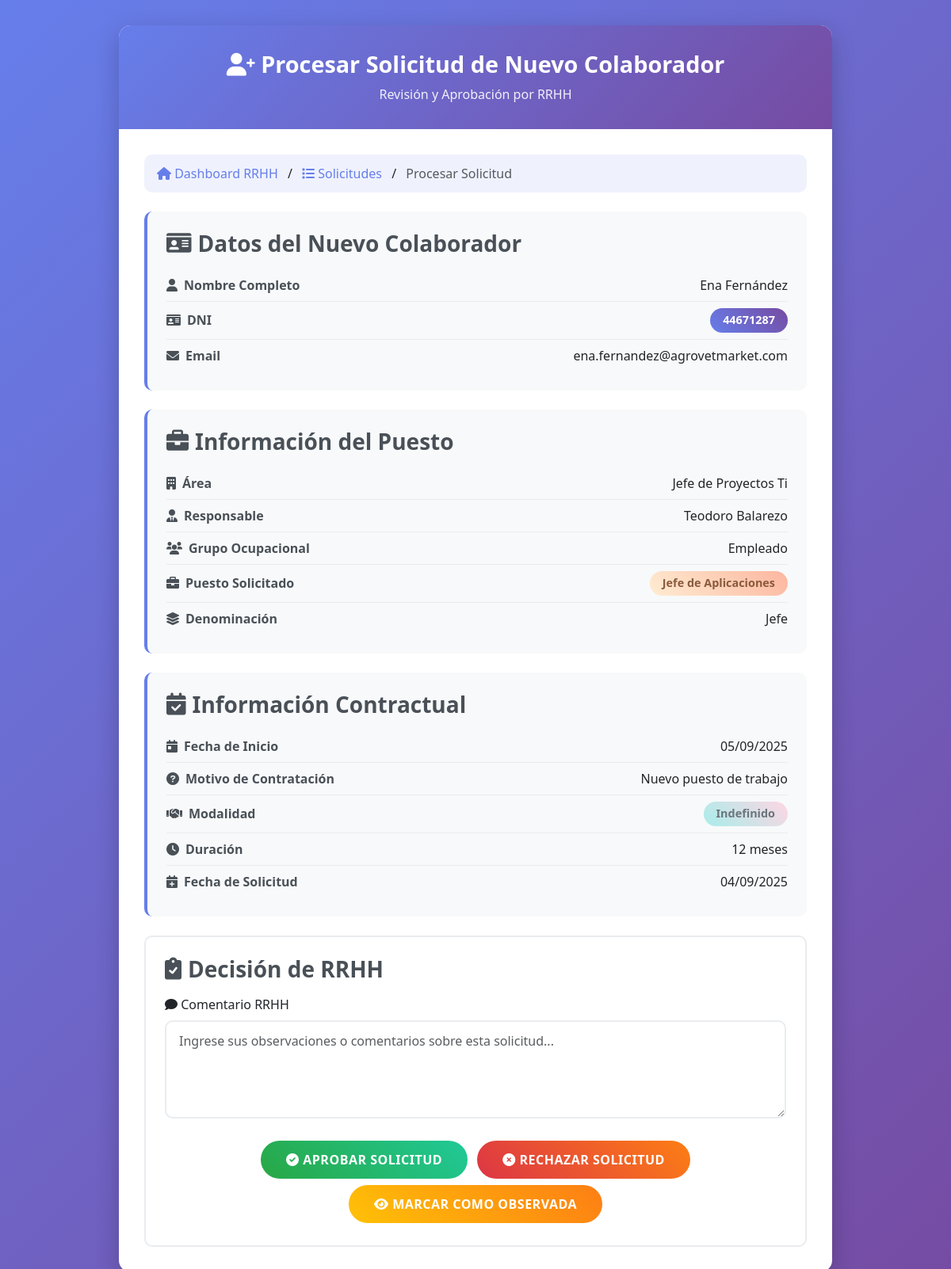
Page /rrhh/colaboradores/2/procesar/ (signed in) on the committed database.
### empleados/models.py (models this page shows, shortened)
class SolicitudNuevoColaborador(models.Model):
    ESTADOS_CHOICES = [
        ('pendiente', 'Pendiente'),
        ('aprobado', 'Aprobado'),
        ('rechazado', 'Rechazado'),
        ('observado', 'Observado'),
    ]
    GRUPO_OCUPACIONAL_CHOICES = [
        ('empleado', 'Empleado'),
        ('practicante', 'Practicante'),
        ('locador', 'Locador de Servicios'),
    ]
    DENOMINACION_PUESTO_CHOICES = [
        ('gerente', 'Gerente'),
        ('sub_gerente', 'Sub gerente'),
        ('jefe', 'Jefe'),
        ('supervisor', 'Supervisor'),
        ('analista', 'Analista'),
        ('coordinador', 'Coordinador'),
    ]
    MOTIVO_CONTRATACION_CHOICES = [
        ('nuevo_puesto', 'Nuevo puesto de trabajo'),
        ('reemplazo_promocion', 'Reemplazo por promoción'),
        ('reemplazo_renuncia', 'Reemplazo por renuncia'),
        ('reemplazo_vencimiento', 'Reemplazo por vencimiento de contrato'),
        ('fallecimiento', 'Fallecimiento'),
        ('otros', 'Otros'),
    ]
    solicitante = models.ForeignKey(
        Empleado, on_delete=models.CASCADE, related_name='solicitudes_nuevo_colaborador'
    )
    area_solicitante = models.CharField(max_length=120)
    fecha_solicitud = models.DateField(auto_now_add=True)
    persona_responsable = models.CharField(max_length=120)
    dni_colaborador = models.CharField(
        max_length=8,
        validators=[validar_dni],
        help_text='DNI del nuevo colaborador (8 dígitos)',
        verbose_name='DNI del Colaborador'
    )
    nombre_colaborador = models.CharField(
        max_length=100,
        verbose_name='Nombre del Colaborador',
        help_text='Nombre completo del nuevo colaborador'
    )
    apellido_colaborador = models.CharField(
        max_length=100,
        verbose_name='Apellido del Colaborador',
        help_text='Apellidos del nuevo colaborador'
    )
    email_colaborador = models.EmailField(
        verbose_name='Email del Colaborador',
        help_text='Correo electrónico del nuevo colaborador'
    )
    fecha_inicio_labores = models.DateField()
    grupo_ocupacional = models.CharField(max_length=20, choices=GRUPO_OCUPACIONAL_CHOICES)
    puesto_a_solicitud = models.CharField(max_length=120)
    denominacion_puesto = models.CharField(max_length=20, choices=DENOMINACION_PUESTO_CHOICES)
    motivo_contratacion = models.CharField(
        max_length=30,
        choices=MOTIVO_CONTRATACION_CHOICES,
        help_text='Seleccione el motivo de la contratación'
    )
    modalidad_contratacion = models.CharField(max_length=120)
    tiempo_meses = models.PositiveIntegerField(validators=[MinValueValidator(1)], help_text='Especificar tiempo (meses)')
    estado = models.CharField(max_length=20, choices=ESTADOS_CHOICES, default='pendiente')
    procesado_por = models.ForeignKey(
        Empleado, on_delete=models.SET_NULL, null=True, blank=True, related_name='solicitudes_nuevo_colaborador_procesadas'
    )
    fecha_resolucion = models.DateTimeField(null=True, blank=True)
    comentario_rrhh = models.TextField(max_length=800, blank=True)
    class Meta:
        ordering = ['-fecha_solicitud']
        verbose_name = 'Solicitud de Nuevo Colaborador'
        verbose_name_plural = 'Solicitudes de Nuevo Colaborador'

### empleados/views.py (the view, shortened to what this page needs)
# urls.py: path('rrhh/colaboradores/<int:solicitud_id>/procesar/', views.procesar_solicitud_nuevo_colaborador_rrhh, name='procesar_solicitud_nuevo_colaborador_rrhh'),
@login_required
def procesar_solicitud_nuevo_colaborador_rrhh(request, solicitud_id: int):
    try:
        empleado = Empleado.objects.get(email=request.user.email)
    except Empleado.DoesNotExist:
        messages.error(request, 'No tienes un perfil de empleado asociado.')
        return redirect('login_empleado')
    if not empleado.es_empleado_rrhh:
        messages.error(request, 'No tienes permisos de RRHH.')
        return redirect('inicio_empleado')
    solicitud = get_object_or_404(SolicitudNuevoColaborador, id=solicitud_id)
    return render(request, 'empleados/procesar_solicitud_nuevo_colaborador.html', {
        'solicitud': solicitud,
        'empleado': empleado,
        'user': request.user
    })

### empleados/models.py (called while the page is built)
    @property
    def es_empleado_rrhh(self):
        return self.es_rrhh

### empleados/templates/empleados/procesar_solicitud_nuevo_colaborador.html (shortened to what this page needs)
<!DOCTYPE html>
<html lang="es">
<head>
  <link rel="stylesheet" href="https://cdn.jsdelivr.net/npm/bootstrap@5.3.2/dist/css/bootstrap.min.css" />
  <link rel="stylesheet" href="https://cdnjs.cloudflare.com/ajax/libs/font-awesome/6.0.0/css/all.min.css" />
</head>
<body>
  <div class="main-container">
    <div class="header-section">
      <h1><i class="fas fa-user-plus"></i> Procesar Solicitud de Nuevo Colaborador</h1>
      <p>Revisión y Aprobación por RRHH</p>
    </div>
    <div class="content-section">
      <nav class="breadcrumb-custom">
        <a href="/rrhh/"><i class="fas fa-home"></i> Dashboard RRHH</a>
        <span class="mx-2">/</span>
        <a href="/colaboradores/solicitudes/"><i class="fas fa-list"></i> Solicitudes</a>
        <span class="mx-2">/</span>
        <span class="text-muted">Procesar Solicitud</span>
      </nav>
      <div class="info-card">
        <h3 class="section-title">
          <i class="fas fa-id-card"></i> Datos del Nuevo Colaborador
        </h3>
        <div class="info-row">
          <span class="info-label">
            <i class="fas fa-user"></i> Nombre Completo
          </span>
          <span class="info-value">
            {{ solicitud.nombre_colaborador }} {{ solicitud.apellido_colaborador }}
          </span>
        </div>
        <div class="info-row">
          <span class="info-label">
            <i class="fas fa-id-card"></i> DNI
          </span>
          <span class="info-value">
            {% if solicitud.dni_colaborador %}
              <span class="badge badge-custom badge-dni">{{ solicitud.dni_colaborador }}</span>
            {% else %}
              <span class="badge bg-warning">Sin DNI registrado</span>
            {% endif %}
          </span>
        </div>
        <div class="info-row">
          <span class="info-label">
            <i class="fas fa-envelope"></i> Email
          </span>
          <span class="info-value">{{ solicitud.email_colaborador }}</span>
        </div>
      </div>
      <div class="info-card">
        <h3 class="section-title">
          <i class="fas fa-briefcase"></i> Información del Puesto
        </h3>
        <div class="info-row">
          <span class="info-label">
            <i class="fas fa-building"></i> Área
          </span>
          <span class="info-value">{{ solicitud.area_solicitante }}</span>
        </div>
        <div class="info-row">
          <span class="info-label">
            <i class="fas fa-user-tie"></i> Responsable
          </span>
          <span class="info-value">{{ solicitud.persona_responsable }}</span>
        </div>
        <div class="info-row">
          <span class="info-label">
            <i class="fas fa-users"></i> Grupo Ocupacional
          </span>
          <span class="info-value">{{ solicitud.get_grupo_ocupacional_display }}</span>
        </div>
        <div class="info-row">
          <span class="info-label">
            <i class="fas fa-briefcase"></i> Puesto Solicitado
          </span>
          <span class="info-value">
            <span class="badge badge-custom badge-puesto">{{ solicitud.puesto_a_solicitud }}</span>
          </span>
        </div>
        <div class="info-row">
          <span class="info-label">
            <i class="fas fa-layer-group"></i> Denominación
          </span>
          <span class="info-value">{{ solicitud.get_denominacion_puesto_display }}</span>
        </div>
      </div>
      <div class="info-card">
        <h3 class="section-title">
          <i class="fas fa-calendar-check"></i> Información Contractual
        </h3>
        <div class="info-row">
          <span class="info-label">
            <i class="fas fa-calendar-day"></i> Fecha de Inicio
          </span>
          <span class="info-value">{{ solicitud.fecha_inicio_labores|date:"d/m/Y" }}</span>
        </div>
        <div class="info-row">
          <span class="info-label">
            <i class="fas fa-question-circle"></i> Motivo de Contratación
          </span>
          <span class="info-value">{{ solicitud.get_motivo_contratacion_display }}</span>
        </div>
        <div class="info-row">
          <span class="info-label">
            <i class="fas fa-handshake"></i> Modalidad
          </span>
          <span class="info-value">
            <span class="badge badge-custom badge-modalidad">{{ solicitud.modalidad_contratacion }}</span>
          </span>
        </div>
        <div class="info-row">
          <span class="info-label">
            <i class="fas fa-clock"></i> Duración
          </span>
          <span class="info-value">{{ solicitud.tiempo_meses }} mes{{ solicitud.tiempo_meses|pluralize:"es" }}</span>
        </div>
        <div class="info-row">
          <span class="info-label">
            <i class="fas fa-calendar-plus"></i> Fecha de Solicitud
          </span>
          <span class="info-value">{{ solicitud.fecha_solicitud|date:"d/m/Y" }}</span>
        </div>
      </div>
      <div class="action-form">
        <h3 class="section-title">
          <i class="fas fa-clipboard-check"></i> Decisión de RRHH
        </h3>
        <form method="post">
          <div class="mb-4">
            <label class="form-label">
              <i class="fas fa-comment"></i> Comentario RRHH
            </label>
            <textarea
              class="form-control"
              name="comentario"
              rows="4"
              placeholder="Ingrese sus observaciones o comentarios sobre esta solicitud..."
            ></textarea>
          </div>
          <div class="text-center">
            <button class="btn btn-custom btn-aprobar" name="accion" value="aprobado">
              <i class="fas fa-check-circle"></i> Aprobar Solicitud
            </button>
            <button class="btn btn-custom btn-rechazar" name="accion" value="rechazado">
              <i class="fas fa-times-circle"></i> Rechazar Solicitud
            </button>
            <button class="btn btn-custom btn-observar" name="accion" value="observado">
              <i class="fas fa-eye"></i> Marcar como Observada
            </button>
          </div>
        </form>
      </div>
    </div>
  </div>
</body>
</html>

### empleados/templates/empleados/procesar_solicitud_nuevo_colaborador.html (style rules this page uses)
body { background: linear-gradient(135deg, #667eea 0%, #764ba2 100%); min-height: 100vh; font-family: 'Segoe UI', Tahoma, Geneva, Verdana, sans-serif; }
.main-container { background: white; border-radius: 15px; box-shadow: 0 10px 30px rgba(0,0,0,0.2); margin: 2rem auto; max-width: 900px; overflow: hidden; }
.header-section { background: linear-gradient(135deg, #667eea 0%, #764ba2 100%); color: white; padding: 2rem; text-align: center; }
.header-section h1 { margin: 0; font-size: 1.8rem; font-weight: 600; }
.header-section p { margin: 0.5rem 0 0 0; opacity: 0.9; }
.content-section { padding: 2rem; }
.info-card { background: #f8f9fa; border-radius: 10px; padding: 1.5rem; margin-bottom: 1.5rem; border-left: 4px solid #667eea; }
.info-row { display: flex; justify-content: space-between; align-items: center; padding: 0.5rem 0; border-bottom: 1px solid #e9ecef; }
.info-row:last-child { border-bottom: none; }
.info-label { font-weight: 600; color: #495057; display: flex; align-items: center; gap: 0.5rem; }
.info-value { color: #212529; font-weight: 500; }
.badge-custom { padding: 0.5rem 1rem; border-radius: 20px; font-weight: 600; font-size: 0.9rem; }
.badge-dni { background: linear-gradient(45deg, #667eea, #764ba2); color: white; }
.badge-puesto { background: linear-gradient(45deg, #ffecd2, #fcb69f); color: #8b5a3c; }
.badge-modalidad { background: linear-gradient(45deg, #a8edea, #fed6e3); color: #6c757d; }
.action-form { background: white; border: 2px solid #e9ecef; border-radius: 10px; padding: 1.5rem; margin-top: 1.5rem; }
.btn-custom { padding: 0.75rem 2rem; border-radius: 25px; font-weight: 600; text-transform: uppercase; letter-spacing: 0.5px; transition: all 0.3s ease; margin: 0.25rem; }
.btn-aprobar { background: linear-gradient(45deg, #28a745, #20c997); border: none; color: white; }
.btn-rechazar { background: linear-gradient(45deg, #dc3545, #fd7e14); border: none; color: white; }
.btn-observar { background: linear-gradient(45deg, #ffc107, #fd7e14); border: none; color: white; }
.form-control { border-radius: 10px; border: 2px solid #e9ecef; padding: 0.75rem 1rem; transition: all 0.3s ease; }
.section-title { color: #495057; font-weight: 600; margin-bottom: 1rem; display: flex; align-items: center; gap: 0.5rem; }
.breadcrumb-custom { background: rgba(102, 126, 234, 0.1); border-radius: 10px; padding: 0.75rem 1rem; margin-bottom: 1.5rem; }
.breadcrumb-custom a { color: #667eea; text-decoration: none; font-weight: 500; }

### rows in the picture
SolicitudNuevoColaborador: nombre_colaborador "Ena", apellido_colaborador "Fernández", dni_colaborador "44671287", email_colaborador "ena.fernandez@agrovetmarket.com", area_solicitante "Jefe de Proyectos Ti", persona_responsable "Teodoro Balarezo", grupo_ocupacional "Empleado", puesto_a_solicitud "Jefe de Aplicaciones", denominacion_puesto "Jefe", fecha_inicio_labores "05/09/2025", motivo_contratacion "Nuevo puesto de trabajo", modalidad_contratacion "Indefinido", tiempo_meses "12", fecha_solicitud "04/09/2025"
